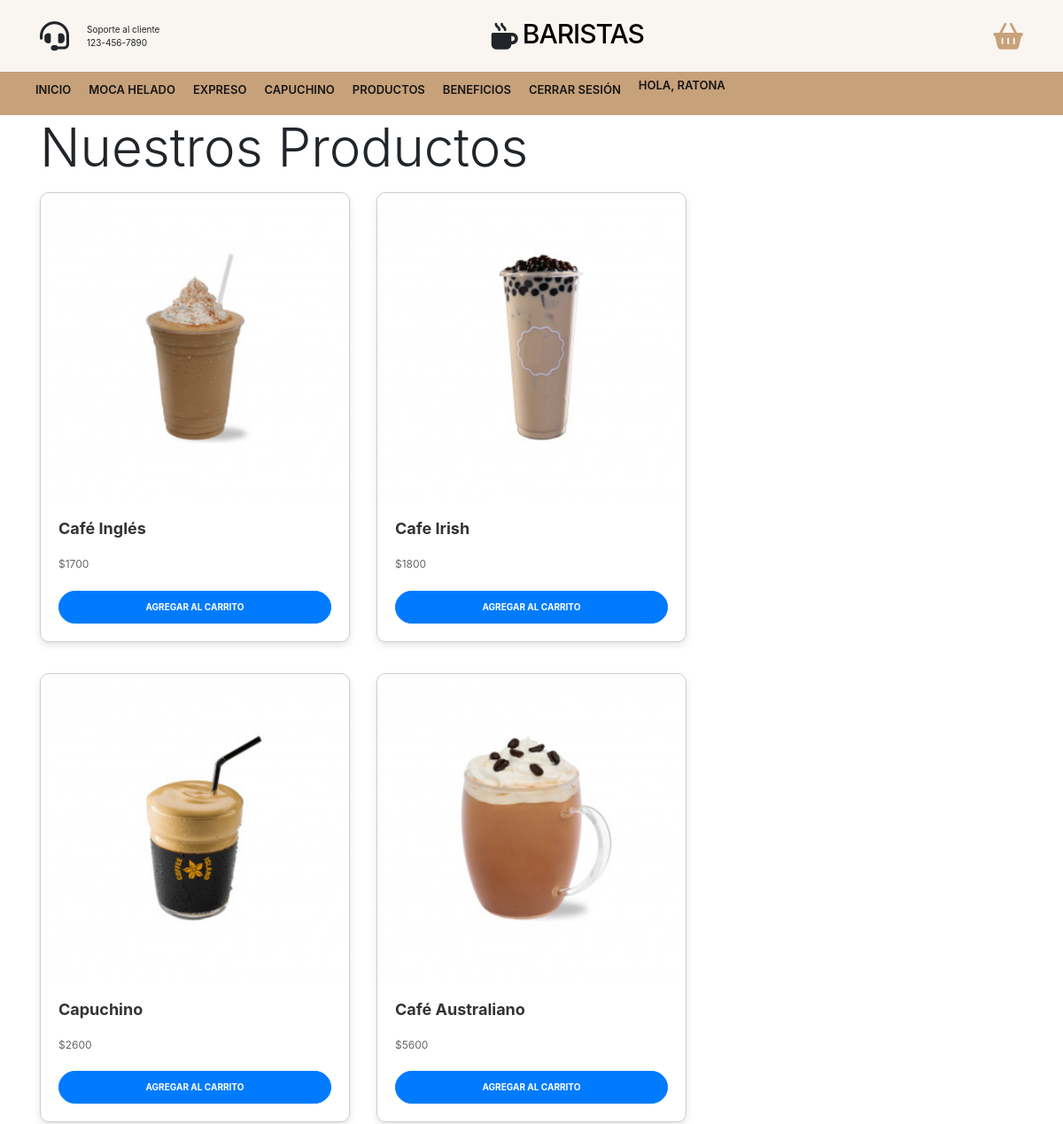
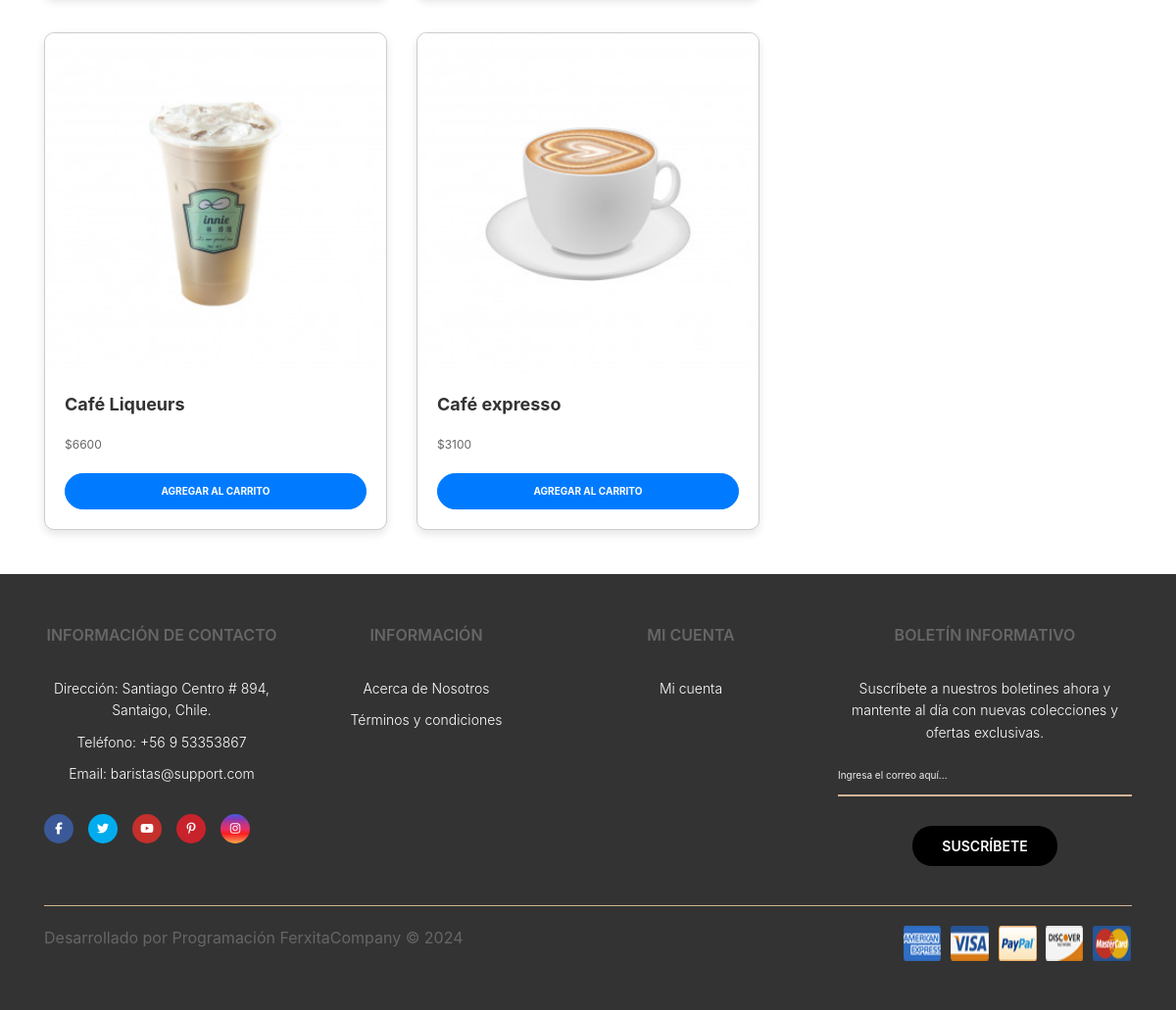
Page /proyecto/Tienda/ (signed in) on the committed database (2 pictures, top to bottom).
### proyecto/models.py (models this page shows, shortened)
class Producto(models.Model):
    nombre = models.CharField(max_length=64)
    categoria = models.CharField(max_length=32)
    precio = models.DecimalField(max_digits=10, decimal_places=0)
    imagen = models.ImageField(upload_to='productos/', default='img/default.jpg')

### proyecto/views.py (the view)
# urls.py: path('Tienda/', tienda, name="tienda"),
def tienda(request):
    productos = Producto.objects.all()
    return render(request, "proyecto/tienda.html", {'productos': productos})

### proyecto/context_processor.py (called while the page is built)
def total_carrito(request):
    total = 0
    if request.user.is_authenticated:
        if "carrito" in request.session.keys():
            for key, value in request.session["carrito"].items():
                total += int(value["acumulado"])
    return {"total_carrito": total}

### proyecto/templates/proyecto/tienda.html (shortened to what this page needs)
{% extends 'proyecto/base.html' %}
{% load static %}
{% block content %}
<div class="container">
    <div class="row">
        <div class="col-12 align-self-center">
            <h1 class="display-1">Nuestros Productos</h1>
        </div>
    </div>
    <div class="row">
        <div class="col-lg-8">
            <div class="row" style="padding: 10px 0;">
                <div class="col-12">
                    <div class="row">
                        {% for producto in productos %}
                        <div class="col-md-6 mb-4">
                            <div class="card">
                                <img src="{{ producto.imagen.url }}" class="card-img-top" alt="{{ producto.nombre }}">
                                <div class="card-body">
                                    <h5 class="card-title">{{ producto.nombre }}</h5>
                                    <p class="card-text">${{ producto.precio }}</p>
                                    <a href="{% url 'Add' producto.id %}" class="btn btn-primary btn-block">Agregar al carrito</a>
                                </div>
                            </div>
                        </div>
                        {% endfor %}
                    </div>
                </div>
            </div>
        </div>
        <div class="col-lg-4">
        </div>
    </div>
</div>
<link rel="stylesheet" href="{% static 'css/estilos.css' %}">
{% endblock %}

### proyecto/templates/proyecto/base.html (shortened to what this page needs)
{% load static %}
<!DOCTYPE html>
<html lang="en">
<head>
    <link rel="stylesheet" href="{% static 'css/styles.css' %}">
    <link rel="stylesheet" href="https://stackpath.bootstrapcdn.com/bootstrap/4.5.2/css/bootstrap.min.css">
</head>
<body>
    <header>
        <div class="container-hero">
            <div class="container hero">
                <div class="customer-support">
                    <i class="fa-solid fa-headset"></i>
                    <div class="content-customer-support">
                        <span class="text">Soporte al cliente</span>
                        <span class="number">123-456-7890</span>
                    </div>
                </div>
                <div class="container-logo">
                    <i class="fa-solid fa-mug-hot"></i>
                    <h1 class="logo"><a href="{% url 'home' %}">Baristas</a></h1>
                </div>
                <div class="container-user">
                    <div class="content-shopping-cart">
                        <a href="{% url 'carrito' %}">
                            <i class="fa-solid fa-basket-shopping"></i>
                        </a>
                    </div>
                </div>
            </div>
        </div>
        <div class="container-navbar">
            <nav class="navbar container">
                <ul class="menu">
                    <li><a href="{% url 'home' %}">Inicio</a></li>
                    <li><a href="{% url 'moca' %}">Moca Helado</a></li>
                    <li><a href="{% url 'expreso' %}">Expreso</a></li>
                    <li><a href="{% url 'capuchino' %}">Capuchino</a></li>
                    <li><a href="{% url 'tienda' %}">Productos</a></li>
                    <li><a href="{% url 'beneficio' %}">Beneficios</a></li>
                    <li><a href="{% url 'logout' %}" id="logout-link">Cerrar sesión</a></li>
                    <li class="dropdown">
                        <div class="container-user">
                            {% if user.is_authenticated %}
                                <a href="{% url 'profile' %}" class="username">Hola, {{ user.username }}</a>
                            {% else %}
                                <a href="{% url 'login_t' %}">
                                    <i class="fa-solid fa-user"></i>
                                </a>
                            {% endif %}
                        </div>
                    </li>
                </ul>
            </nav>
        </div>
    </header>
    {% block content %} {% endblock %}
    <footer class="footer">
        <div class="container container-footer">
            <div class="menu-footer">
                <div class="contact-info">
                    <p class="title-footer">Información de Contacto</p>
                    <ul>
                        <li>
                            Dirección: Santiago Centro # 894, Santaigo, Chile.
                        </li>
                        <li>Teléfono: +56 9 53353867</li>
                        <li>Email: baristas@support.com</li>
                    </ul>
                    <div class="social-icons">
                        <span class="facebook"><i class="fa-brands fa-facebook-f"></i></span>
                        <span class="twitter"><i class="fa-brands fa-twitter"></i></span>
                        <span class="youtube"><i class="fa-brands fa-youtube"></i></span>
                        <span class="pinterest"><i class="fa-brands fa-pinterest-p"></i></span>
                        <span class="instagram"><i class="fa-brands fa-instagram"></i></span>
                    </div>
                </div>
                <div class="information">
                    <p class="title-footer">Información</p>
                    <ul>
                        <li><a href="{% url 'nosotros' %}">Acerca de Nosotros</a></li>
                        <li><a href="#">Términos y condiciones</a></li>
                    </ul>
                </div>
                <div class="my-account">
                    <p class="title-footer">Mi cuenta</p>
                    <ul>
                        <li><a href="{% url 'login_t' %}">Mi cuenta</a></li>
                    </ul>
                </div>
                <div class="newsletter">
                    <p class="title-footer">Boletín informativo</p>
                    <div class="content">
                        <p>Suscríbete a nuestros boletines ahora y mantente al día con nuevas colecciones y ofertas exclusivas.</p>
                        <input type="email" id="emailInput" placeholder="Ingresa el correo aquí...">
                        <button onclick="subscribe()">Suscríbete</button>
                    </div>
                </div>
            </div>
            <div class="copyright">
                <p>Desarrollado por Programación FerxitaCompany &copy; 2024</p>
                <img src="{% static 'img/payment.png' %}" alt="Pagos">
            </div>
        </div>
    </footer>
</body>
</html>

### proyecto/static/css/styles.css (style rules this page uses)
:root { --primary-color: #c7a17a; --background-color: #f9f5f0; --dark-color: #151515; }
html { font-size: 62.5%; font-family: 'Poppins', sans-serif; }
* { margin: 0; padding: 0; box-sizing: border-box; }
.container { max-width: 120rem; margin: 0 auto; }
.container-hero { background-color: var(--background-color); }
.hero { display: flex; justify-content: space-between; align-items: center; padding: 2rem 0; }
.customer-support { display: flex; align-items: center; gap: 2rem; }
.customer-support i { font-size: 3.3rem; }
.content-customer-support { display: flex; flex-direction: column; }
.container-logo { display: flex; align-items: center; gap: 0.5rem; }
.container-logo i { font-size: 3rem; }
.container-logo h1 a { text-decoration: none; color: #000; font-size: 3rem; text-transform: uppercase; letter-spacing: -1px; }
.container-user { display: flex; gap: 1rem; cursor: pointer; }
.container-user .fa-basket-shopping { font-size: 3rem; color: var(--primary-color); padding-left: 1rem; }
.content-shopping-cart { display: flex; flex-direction: column; }
.container-navbar { background-color: var(--primary-color); }
.navbar { display: flex; justify-content: space-between; align-items: center; padding: 1rem 0; }
.menu { display: flex; gap: 2rem; }
.menu li { list-style: none; }
.menu a { text-decoration: none; font-size: 1.3rem; color: var(--dark-color); font-weight: 600; text-transform: uppercase; position: relative; }
.menu a::after { content: ''; width: 1.5rem; height: 1px; background-color: #fff; position: absolute; bottom: -3px; left: 50%; transform: translate(-50%, 50%); opacity: 0; transition: all 0.3s ease; }
.footer { background-color: var(--primary-color); }
.container-footer { display: flex; flex-direction: column; gap: 4rem; padding: 3rem; }
.menu-footer { display: grid; grid-template-columns: repeat(3, 1fr) 30rem; gap: 3rem; justify-items: center; }
.title-footer { font-weight: 600; font-size: 1.6rem; text-transform: uppercase; }
.contact-info, .information, .my-account, .newsletter { display: flex; flex-direction: column; gap: 2rem; }
.contact-info ul, .information ul, .my-account ul { display: flex; flex-direction: column; gap: 1rem; }
.contact-info ul li, .information ul li, .my-account ul li { list-style: none; color: #fff; font-size: 1.4rem; font-weight: 300; }
.information ul li a, .my-account ul li a { text-decoration: none; color: #fff; font-weight: 300; }
.social-icons { display: flex; gap: 1.5rem; }
.social-icons span { border-radius: 50%; width: 3rem; height: 3rem; display: flex; align-items: center; justify-content: center; }
.social-icons span i { color: #fff; font-size: 1.2rem; }
.facebook { background-color: #3b5998; }
.twitter { background-color: #00acee; }
.youtube { background-color: #c4302b; }
.pinterest { background-color: #c8232c; }
.instagram { background: linear-gradient( #405de6, #833ab4, #c13584, #e1306c, #fd1d1d, #f56040, #fcaf45 ); }
.content p { font-size: 1.4rem; color: #fff; font-weight: 300; }
.content input { outline: none; background: none; border: none; border-bottom: 2px solid #d2b495; cursor: pointer; padding: 0.5rem 0 1.2rem; color: var(--dark-color); display: block; margin-bottom: 3rem; margin-top: 2rem; width: 100%; font-family: inherit; }
.content button { border: none; background-color: #000; color: #fff; text-transform: uppercase; padding: 1rem 3rem; border-radius: 2rem; font-size: 1.4rem; font-family: inherit; cursor: pointer; font-weight: 600; }
.copyright { display: flex; justify-content: space-between; padding-top: 2rem; border-top: 1px solid #d2b495; }
.copyright p { font-weight: 400; font-size: 1.6rem; }
body { font-family: Arial, sans-serif; background-color: #f0f0f0; margin: 0; padding: 0; }
p, ul, li { font-size: 18px; color: #666; line-height: 1.6; }
ul { list-style-type: none; padding: 0; }
.footer { clear: both; background-color: #333; color: #fff; padding: 20px; text-align: center; }
.username { font-size: 1.3rem; color: #fff; cursor: pointer; display: flex; align-items: center; position: relative; }
.card { margin-bottom: 20px; border: 1px solid #ddd; border-radius: 8px; box-shadow: 0 2px 4px rgba(0, 0, 0, 0.1); }
.card-img-top { border-top-left-radius: 8px; border-top-right-radius: 8px; }
.card-body { padding: 15px; }
.card-title { font-size: 1.25rem; font-weight: bold; margin-bottom: 10px; }
.card-text { font-size: 1rem; color: #666; }
.btn-primary { background-color: #007bff; border-color: #007bff; }

### rows in the picture
Producto: imagen (picture), nombre "Café Inglés", precio "1700"
Producto: imagen (picture), nombre "Cafe Irish", precio "1800"
Producto: imagen (picture), nombre "Capuchino", precio "2600"
Producto: imagen (picture), nombre "Café Australiano", precio "5600"
Producto: imagen (picture), nombre "Café Liqueurs", precio "6600"
Producto: imagen (picture), nombre "Café expresso", precio "3100"

### other values in the picture
{{ user.username }} "RATONA"
